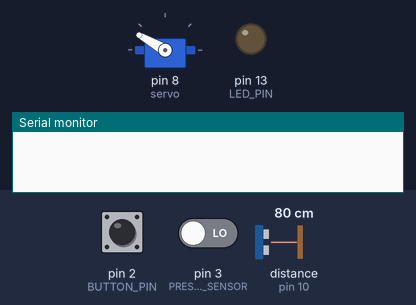
Bench run of a sketch on a simulated Arduino Uno, built with avr-gcc and run on an emulated ATmega328P. On the bench: servo, output pins drawn as LEDs (lit = HIGH), the last lines printed to the serial monitor. The inputs (shaded band) are chosen by the test bench; at power-on: distance to the obstacle (sensor on pin 10) 80 cm, pin 3 (PRESENCE_SENSOR) LOW, pin 2 (BUTTON_PIN) LOW. The echo pulse lasts 58.3 µs per cm.

Above: at 1.2 s.
1.3 s: distance to the obstacle (sensor on pin 10) set to 22 cm
2.8 s: distance to the obstacle (sensor on pin 10) set to 18 cm
At 3.27 s:
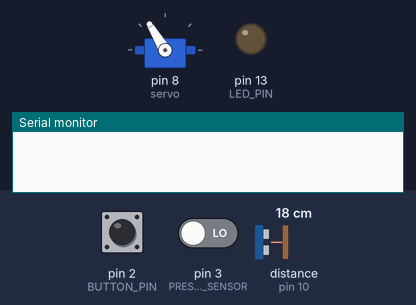
At 5.6 s:
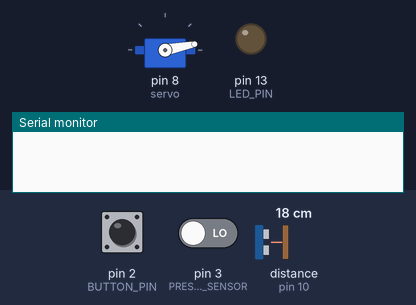
5.8 s: pin 3 (PRESENCE_SENSOR) driven HIGH
At 8.38 s:
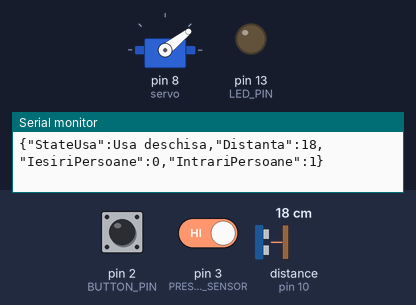
8.8 s: pin 2 (BUTTON_PIN) pulled HIGH for 3.2 s
Timing chart, 0 to 13.7 s (numbered marks = the images above; inputs shaded):
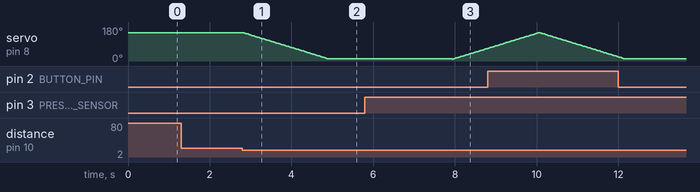

Measured:
- the behaviour switches between 20 and 19 cm on distance to the obstacle (sensor on pin 10) (found by bisection; images 0 and 1)
- after the input at 1.3 s, every drawn part: stays the same
- after the input at 2.8 s, servo on pin 8 (servo): moves from 150° to 11° over 2.1 s, starting at once

The sketch:

sketch_may11a.ino
```cpp
#include <Servo.h>
#include <NewPing.h>
#define BUTTON_PIN 2
#define TRIGGER_PIN  9
#define ECHO_PIN     10
#define MAX_DISTANCE 200
#define LED_PIN 13
#define PRESENCE_SENSOR 3

//definire obiecte
Servo servo;
NewPing sonar(TRIGGER_PIN, ECHO_PIN, MAX_DISTANCE);
int numarIesiri=0;
int numarIntrari=0;
int StateUsa;
unsigned int Distance = 0;

//definire constante
int pozitieUsa = 150;
int presence_sensor = 0;
bool occupied = false;

void deschideUsa(){
  for(pozitieUsa; pozitieUsa > 10; pozitieUsa--)
  {
    servo.write(pozitieUsa);
    delay(15);
  }
  delay(3000);
}

void inchideUsa(){
   for(pozitieUsa; pozitieUsa < 150; pozitieUsa++)
  {
    servo.write(pozitieUsa);
    delay(15);
  }
}
void Print(int StateUsa,int Distance, int numarIesiri, int numarIntrari)
{
  if(StateUsa==1)
  {
    Serial.print("{\"StateUsa\":");
    Serial.print("Usa deschisa");
  }
  else if(StateUsa==0)
  {
    Serial.print("{\"StateUsa\":");
    Serial.print("Usa inchisa");
  }
    Serial.print(",\"Distanta\":");
    Serial.print(Distance);
    Serial.print(",\"IesiriPersoane\":");
    Serial.print(numarIesiri);
    Serial.print(",\"IntrariPersoane\":");
    Serial.print(numarIntrari);
    Serial.println("}");
}

void setup() {
  pinMode(LED_PIN, OUTPUT);
  pinMode(PRESENCE_SENSOR, INPUT);
  pinMode(BUTTON_PIN, INPUT);
  servo.attach(8);
  servo.write(pozitieUsa);
  Serial.begin(9600);
}

void loop()
{
  presence_sensor = digitalRead(PRESENCE_SENSOR);
  int buttonState = digitalRead(BUTTON_PIN);
  if(buttonState == HIGH && pozitieUsa == 150 && occupied==true){
    deschideUsa();
    occupied = false;
    delay(3000);
    inchideUsa();
    numarIesiri++;
    StateUsa=0;
    Print(StateUsa,Distance,numarIesiri,numarIntrari);
  }
  if(sonar.ping_cm()>10 && sonar.ping_cm()<20 && pozitieUsa == 150 && occupied==false ){
    deschideUsa();
    Distance = sonar.ping_cm();
    numarIntrari++;
    StateUsa = 1;
    Print(StateUsa,Distance,numarIesiri,numarIntrari);
  }
  if(presence_sensor==HIGH && pozitieUsa == 10 ){
    inchideUsa();
    occupied = true;
    StateUsa = 0;
    Print(StateUsa,Distance,numarIesiri,numarIntrari);
  }
}
```
